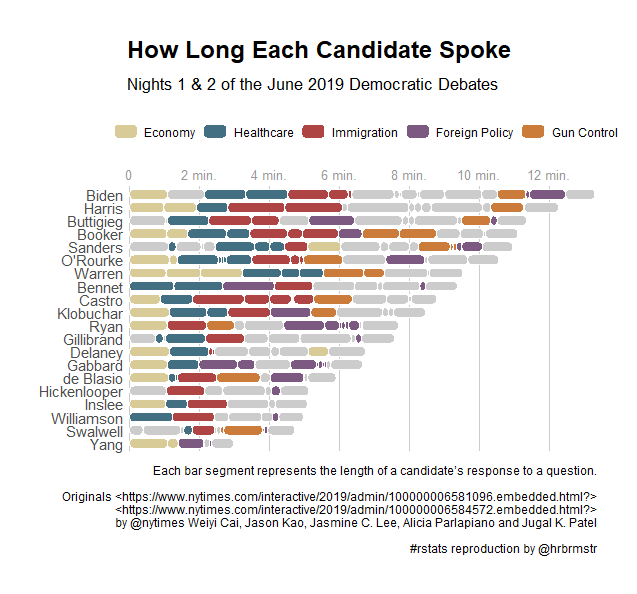

Reproduce this figure in R.
library(hrbrthemes)
library(tidyverse)

data("debates2019")

debates2019 %>%
  filter(debate_group == 1) %>% 
  mutate(speaker = fct_reorder(speaker, elapsed, sum, .desc=FALSE)) %>%
  mutate(topic = fct_other(
    topic,
    c("Immigration", "Economy", "Climate Change", "Gun Control", "Healthcare", "Foreign Policy"))
  ) %>%
  ggplot(aes(speaker, elapsed, group = timestamp, fill = topic)) +
  geom_chicklet(width = 0.75) +
  scale_y_continuous(
    expand = c(0, 0.0625),
    position = "right",
    breaks = seq(0, 14, 2),
    labels = c(0, sprintf("%d min.", seq(2, 14, 2)))
  ) +
  scale_fill_manual(
    name = NULL,
    values = c(
      "Immigration" = "#ae4544",
      "Economy" = "#d8cb98",
      "Climate Change" = "#a4ad6f",
      "Gun Control" = "#cc7c3a",
      "Healthcare" = "#436f82",
      "Foreign Policy" = "#7c5981",
      "Other" = "#cccccc"
    ),
    breaks = setdiff(unique(debates2019$topic), "Other")
  ) +
  guides(
    fill = guide_legend(nrow = 1)
  ) +
  coord_flip() +
  labs(
    x = NULL, y = NULL, fill = NULL,
    title = "How Long Each Candidate Spoke",
    subtitle = "Nights 1 & 2 of the June 2019 Democratic Debates",
    caption = "Each bar segment represents the length of a candidate's response to a question.\n\nOriginals <https://www.nytimes.com/interactive/2019/admin/100000006581096.embedded.html?>\n<https://www.nytimes.com/interactive/2019/admin/100000006584572.embedded.html?>\nby @nytimes Weiyi Cai, Jason Kao, Jasmine C. Lee, Alicia Parlapiano and Jugal K. Patel\n\n#rstats reproduction by @hrbrmstr"
  ) +
  theme_ipsum_rc(grid="X") +
  theme(axis.text.x = element_text(color = "gray60", size = 10)) +
  theme(legend.position = "top")
